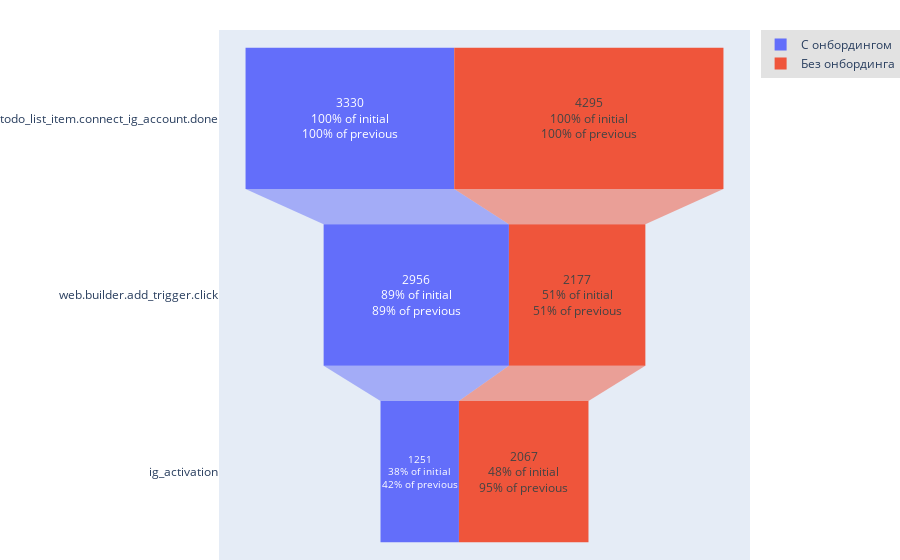

Write notebook code for a chart like this one.
### Markdown cell above
## Воронки

### Code cell
t=ds
g1 = set(t[t['event_name']=='web.onboarding.run']['client_id'])
g2 = set(t['client_id'])-g1
t.rete.funnel(targets = ['todo_list_item.connect_ig_account.done',  'web.builder.add_trigger.click', 'ig_activation']
                 ,groups = (g1, g2),
                 group_names = ('С онбордингом', 'Без онбординга')
              )
#[ds['session']==0]
#todo_list_item.start_trial.done

### Figure 1 — Plotly figure (JSON) as saved in the notebook; plotly's stock layout.template omitted (floating-point values rounded to 4 significant figures)
{"data": [{"name": "С онбордингом", "textinfo": "value+percent initial+percent previous", "type": "funnel", "x": [3330, 2956, 1251], "y": ["todo_list_item.connect_ig_account.done", "web.builder.add_trigger.click", "ig_activation"]}, {"name": "Без онбординга", "textinfo": "value+percent initial+percent previous", "type": "funnel", "x": [4295, 2177, 2067], "y": ["todo_list_item.connect_ig_account.done", "web.builder.add_trigger.click", "ig_activation"]}], "layout": {"autosize": true, "funnelmode": "stack", "hovermode": "closest", "legend": {"bgcolor": "#E2E2E2", "font": {"size": 12}, "orientation": "v", "xanchor": "left"}, "margin": {"b": 0, "l": 180, "pad": 0, "r": 0, "t": 30}, "showlegend": true, "xaxis": {"autorange": true, "range": [-4236.0, 4236.0], "type": "linear"}, "yaxis": {"autorange": true, "range": [2.5, -0.5], "type": "category"}}}
